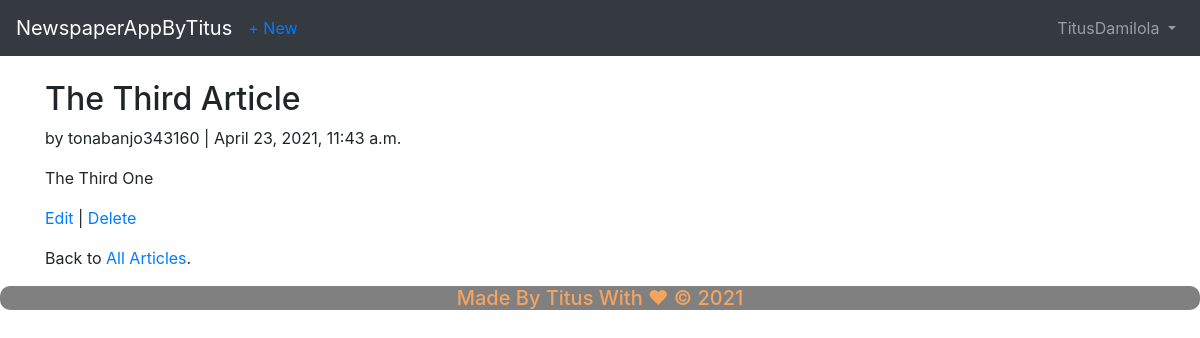
The app's page /articles/3/ (signed in) with its own data.
### users/models.py (models this page shows)
class CustomUser(AbstractUser):
    age = models.PositiveIntegerField(null=True, blank=True)

### articles/models.py (models this page shows, shortened)
class Article(models.Model):
    title = models.CharField(max_length=255)
    body = models.TextField()
    date = models.DateTimeField(auto_now_add=True)
    cover = models.ImageField(upload_to='images/', blank=True)
    author = models.ForeignKey(
        get_user_model(),
        on_delete=models.CASCADE,
    )

### articles/views.py (the view)
class ArticleDetailView(LoginRequiredMixin, DetailView):
    model = Article
    template_name = 'article_detail.html'
    login_url = 'login'

### templates/article_detail.html (shortened to what this page needs)
<!DOCTYPE html>
<html lang="en">
<head>
</head>
<body>
{% extends 'base.html' %}
{% block content %}
<div class="article-entry">
<h2>{{ object.title }}</h2>
<p>by {{ object.author }} | {{ object.date }}</p>
<p>{{ object.body }}</p>
</div>
<p><a href="{% url 'article_edit' article.pk %}">Edit</a> |
<a href="{% url 'article_delete' article.pk %}">Delete</a></p>
<p>Back to <a href="{% url 'article_list' %}">All Articles</a>.</p>
{% endblock content %}

### templates/base.html (shortened to what this page needs)
<!doctype html>
<html lang="en">
  <head>
    <link rel="stylesheet" href="https://stackpath.bootstrapcdn.com/bootstrap/4.3.1/css/bootstrap.min.css">
  </head>
  <body>
   <nav class="navbar navbar-expand-md navbar-dark bg-dark mb-4">
        <a class="navbar-brand" href="{% url 'home' %}">NewspaperAppByTitus</a>
       <div class="collapse navbar-collapse" id="navbarCollapse">
            <div class="collapse navbar-collapse" id="navbarCollapse">
                {% if user.is_authenticated %}
                      <ul class="navbar-nav mr-auto">
            <li class="nav-item"><a href="{% url 'article_new' %}">+ New</a></li>
            </ul>
                <ul class="navbar-nav ml-auto">
                <li class="nav-item">
                <a class="nav-link dropdown-toggle" href="#" id="userMenu" data-toggle="dropdown" aria-haspopup="true" aria-expanded="false">
                        {{ user.username }}
                </a>
            </li>
            </ul>
                {% else %}
            <form class="form-inline ml-auto">
                <a href="{% url 'login' %}" class="btn btn-outline-secondary">Log In</a>
                <a href="{% url 'signup' %}" class="btn btn-primary ml-2">Sign up</a>
            </form>
            {% endif %}</div>
       </div>
   </nav>
        <div class="container">
            {% block content %}
            {% endblock content %}
        </div>
   <div class="footer">
       <h5>Made By Titus With &hearts; &copy; 2021</h5>
   </div>
  </body>
</html>

### templates/base.html (style rules this page uses)
.footer { text-align: center; color: sandybrown; background-color: grey; border-radius: 10px; }

### records on screen
CustomUser: username "TitusDamilola"
Article: title "The Third Article", author "tonabanjo343160", date "April 23, 2021, 11:43 a.m.", body "The Third One"
